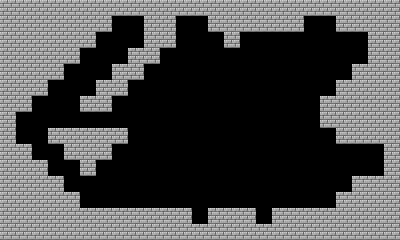

A 2D game scene composited from a Tiled map and its tileset images. What follows is a short description and the map's XML, with every tile layer's data as written:
An orthogonal 25x15 tile map with 16x16 px tiles, 1 tile layer (top) and 6 objects (2x box, 2x door, 2x fan).

<map version="1.0" orientation="orthogonal" renderorder="right-down" width="25" height="15" tilewidth="16" tileheight="16" nextobjectid="14">
 <tileset firstgid="1" name="base" tilewidth="16" tileheight="16" spacing="1" tilecount="20" columns="20">
  <image source="../../graphics/objects.png" width="340" height="17" />
 </tileset>
 <layer name="top" width="25" height="15">
  <properties>
   <property name="height" value="15" />
   <property name="width" value="25" />
  </properties>
  <data encoding="csv">
1,1,1,1,1,1,1,1,1,1,1,1,1,1,1,1,1,1,1,1,1,1,1,1,1,
1,1,1,1,1,1,1,0,0,1,1,0,0,1,1,1,1,1,1,0,0,1,1,1,1,
1,1,1,1,1,1,0,0,0,1,1,0,0,0,1,0,0,0,0,0,0,0,0,1,1,
1,1,1,1,1,0,0,0,1,1,0,0,0,0,0,0,0,0,0,0,0,0,0,1,1,
1,1,1,1,0,0,0,1,1,0,0,0,0,0,0,0,0,0,0,0,0,0,1,1,1,
1,1,1,0,0,0,1,1,0,0,0,0,0,0,0,0,0,0,0,0,0,1,1,1,1,
1,1,0,0,0,1,1,0,0,0,0,0,0,0,0,0,0,0,0,0,1,1,1,1,1,
1,0,0,0,0,0,0,0,0,0,0,0,0,0,0,0,0,0,0,0,1,1,1,1,1,
1,0,0,1,1,1,1,1,0,0,0,0,0,0,0,0,0,0,0,0,0,1,1,1,1,
1,1,0,0,1,1,1,0,0,0,0,0,0,0,0,0,0,0,0,0,0,0,0,0,1,
1,1,1,0,0,1,0,0,0,0,0,0,0,0,0,0,0,0,0,0,0,0,0,0,1,
1,1,1,1,0,0,0,0,0,0,0,0,0,0,0,0,0,0,0,0,0,0,1,1,1,
1,1,1,1,1,0,0,0,0,0,0,0,0,0,0,0,0,0,0,0,0,1,1,1,1,
1,1,1,1,1,1,1,1,1,1,1,1,0,1,1,1,0,1,1,1,1,1,1,1,1,
1,1,1,1,1,1,1,1,1,1,1,1,1,1,1,1,1,1,1,1,1,1,1,1,1
</data>
 </layer>
 <objectgroup name="topObjects">
  <object id="3" name="box" x="128" y="32" width="16" height="16" />
  <object id="4" name="box" x="368" y="160" width="16" height="16" />
  <object id="8" name="door" x="352" y="48" width="16" height="16" />
  <object id="11" name="fan" x="192" y="208" width="16" height="16">
   <properties>
    <property name="maxheight" value="5" />
   </properties>
  </object>
  <object id="12" name="fan" x="256" y="208" width="16" height="16">
   <properties>
    <property name="maxheight" value="5" />
   </properties>
  </object>
  <object id="13" name="door" x="224" y="192" width="16" height="16">
   <properties>
    <property name="start" value="true" />
   </properties>
  </object>
 </objectgroup>
</map>
